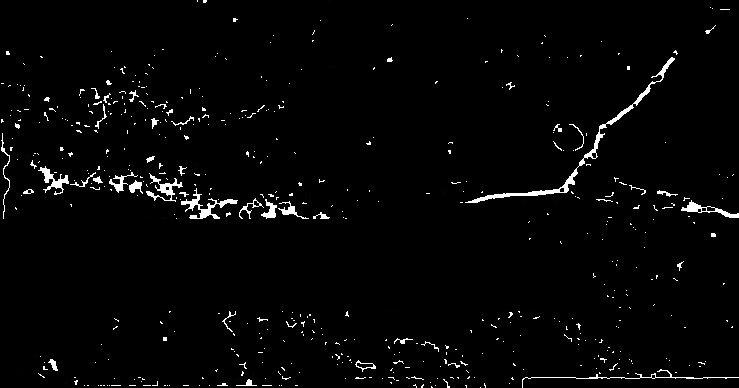
#> input picture Extracting_info/largest_contour.jpg, 739 x 388 px, found by its file name
$ python find_direction.py
#> lines starting #> are read from the running program, lines starting #| are printed output that depends on the picture; after the words box and inside, x2 and y2 are one past the last pixel; in counts of white or black regions, pixels touching at a corner belong together; long printed decimals are rounded
import cv2
import numpy as np

def load_image(image_path):
    image = cv2.imread(image_path)
    image = cv2.resize(image, (4608, 3456))
    return image

def preprocess_image(image):
    gray = cv2.cvtColor(image, cv2.COLOR_BGR2GRAY)
    _, thresh = cv2.threshold(gray, 0, 255, cv2.THRESH_BINARY + cv2.THRESH_OTSU)
    return thresh

def process_contours(image, contours):
    for c in contours:
        x, y, w, h = cv2.boundingRect(c)
        area = cv2.contourArea(c)
        perimeter = cv2.arcLength(c, True)

        if area < 300:
            continue

        rect = cv2.minAreaRect(c)
        (pos, size, angle) = rect
        print("angle", angle * 180 / 3.142)
        box = cv2.boxPoints(rect)
        box = np.int0(box)
        rows, cols = image.shape[:2]
        [vx, vy, x, y] = cv2.fitLine(c, cv2.DIST_L2, 0, 0.01, 0.01)
        lefty = int((-x * vy / vx) + y)
        righty = int(((cols - x) * vy / vx) + y)
        cv2.line(image, (cols - 1, righty), (0, lefty), (0, 0, 255), 2)
        #cv2.rectangle(image, (x, y), (x + w, y + h), (36, 255, 12), 1)

    return image

def show_image(image):
    cv2.imshow('image', image)
    print(image.shape)
    cv2.imwrite('Extracting_info/final_result.jpg', image)
    height, width, channels = image.shape
    #print(width)
    #print(height)
    cv2.waitKey()

def main():
    image_path = 'Extracting_info/largest_contour.jpg'
    image = load_image(image_path)
#> in load_image, image is the input picture: shape (388, 739, 3); min 0, max 255, mean 6.1
#> in load_image, `image = cv2.resize(image, (4608, 3456))`:
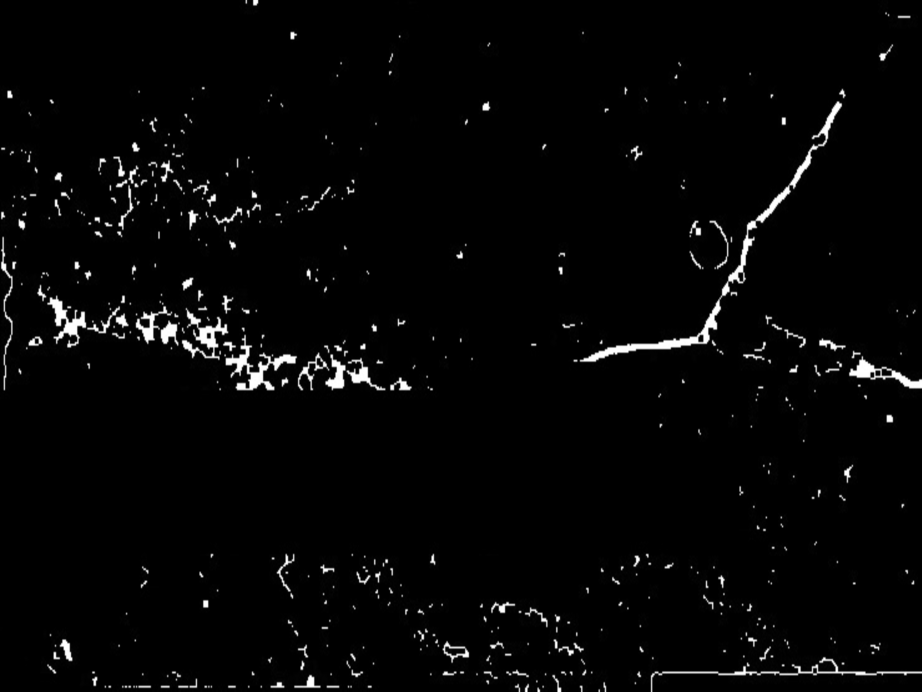
#> image: shape (3456, 4608, 3) (shown at 1/5 size); min 0, max 255, mean 6.1
    thresh = preprocess_image(image)
#> in preprocess_image, `_, thresh = cv2.threshold(gray, 0, 255, cv2.THRESH_BINARY + cv2.THRESH..`:
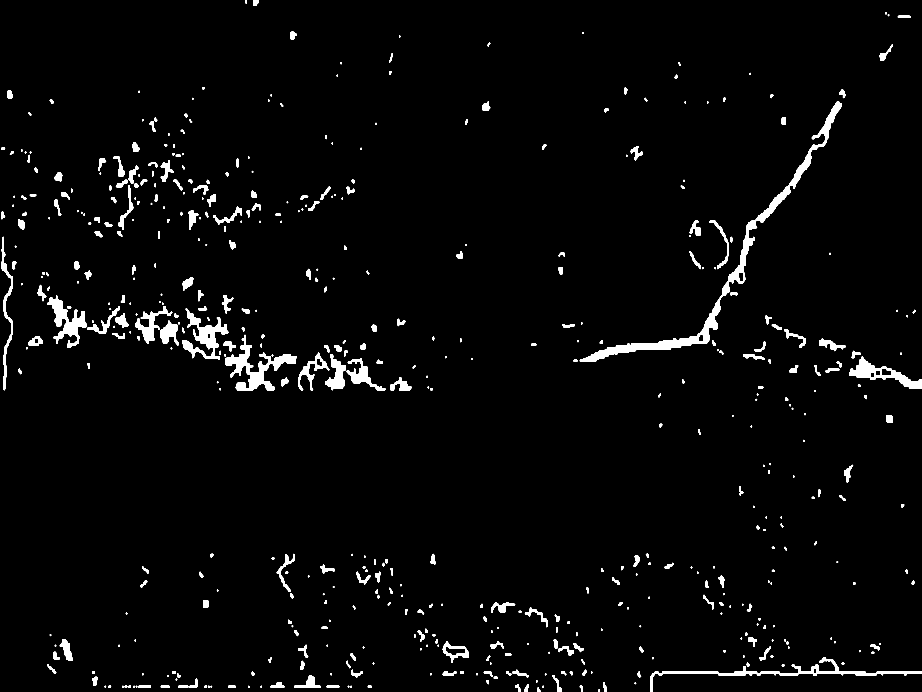
#> thresh: shape (3456, 4608) (shown at 1/5 size); 2.5% white; 520 white regions
    contours, _ = cv2.findContours(thresh, cv2.RETR_EXTERNAL, cv2.CHAIN_APPROX_SIMPLE)
#> contours = 520 contours; largest, box (x1, y1, x2, y2) and area: (2899, 507, 4210, 1809) 62527, (1128, 1674, 1485, 1952) 25007, (3254, 3286, 4608, 3456) 18976, (4246, 1781, 4608, 1943) 18372, (910, 1540, 1142, 1800) 17897
    image_with_contours = process_contours(image, contours)
#> the loop in process_contours, `for c in contours:` made 153 passes
#> (w, h, area, perimeter) on passes 1 to 3: (8, 10, 49, 28.49), (14, 19, 157.5, 54.38), (7, 10, 40.5, 24.73)
#| angle -5155.952
#| angle -5155.952
#| angle -5155.952
#| angle -5155.952
#| angle -5155.952
#| angle -4144.805
#| angle -2063.949
#| angle -5155.952
#> (further printed lines are left out)
#> after the loop in process_contours, `for c in contours:`:
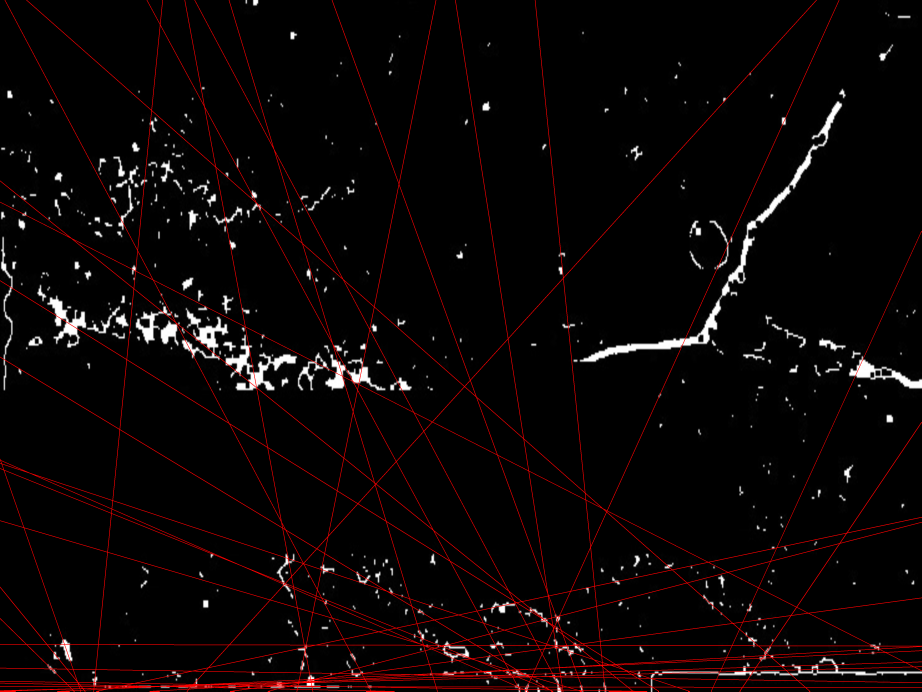
#> image: shape (3456, 4608, 3) (shown at 1/5 size); mean B, G, R 5.8, 5.8, 11.9
    show_image(image_with_contours)

if __name__ == '__main__':
#> (the run stopped early here; a loop or call above may not have finished)
